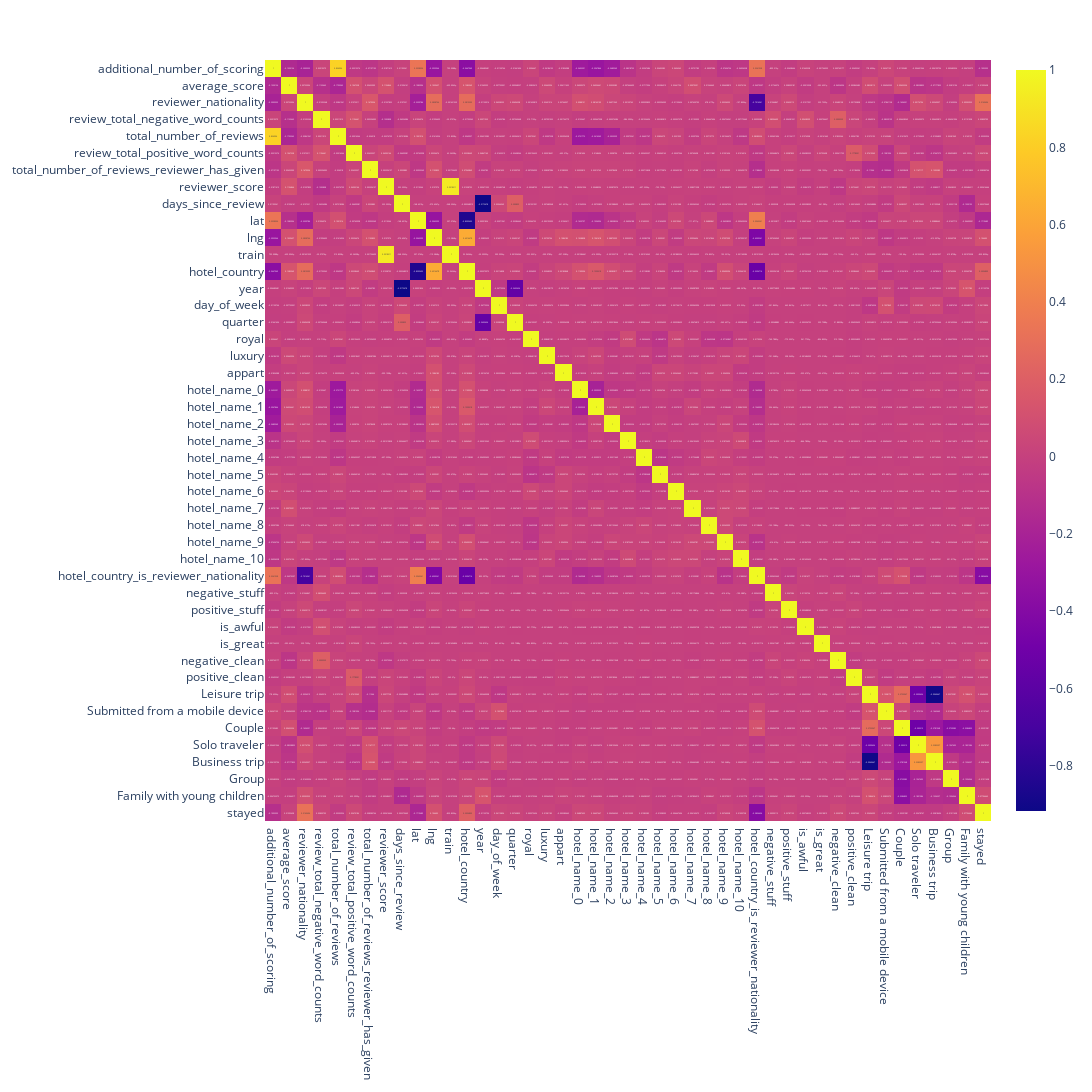

Notebook code cell kept with this figure:
### Markdown cell above
#### 2.3 Отбор признаков

### Code cell
fig = px.imshow(data.corr(numeric_only=True), 
                text_auto=True, aspect="auto",
                # width=40,
                # height=100
                )
fig.update_layout(width=1500, height=1500)
fig.show()

### Figure 1 — Plotly figure (JSON) as saved in the notebook; plotly's stock layout.template omitted (floating-point values rounded to 4 significant figures; data arrays with more than 128 entries replaced by an {"elided": "..."} marker saying what was removed)
{"data": [{"coloraxis": "coloraxis", "hovertemplate": "x: %{x}<br>y: %{y}<br>color: %{z}<extra></extra>", "name": "0", "texttemplate": "%{z}", "type": "heatmap", "x": ["additional_number_of_scoring", "average_score", "reviewer_nationality", "review_total_negative_word_counts", "total_number_of_reviews", "review_total_positive_word_counts", "total_number_of_reviews_reviewer_has_given", "reviewer_score", "days_since_review", "lat", "lng", "train", "hotel_country", "year", "day_of_week", "quarter", "royal", "luxury", "appart", "hotel_name_0", "hotel_name_1", "hotel_name_2", "hotel_name_3", "hotel_name_4", "hotel_name_5", "hotel_name_6", "hotel_name_7", "hotel_name_8", "hotel_name_9", "hotel_name_10", "hotel_country_is_reviewer_nationality", "negative_stuff", "positive_stuff", "is_awful", "is_great", "negative_clean", "positive_clean", "Leisure trip", "Submitted from a mobile device", "Couple", "Solo traveler", "Business trip", "Group", "Family with young children", "stayed"], "xaxis": "x", "y": ["additional_number_of_scoring", "average_score", "reviewer_nationality", "review_total_negative_word_counts", "total_number_of_reviews", "review_total_positive_word_counts", "total_number_of_reviews_reviewer_has_given", "reviewer_score", "days_since_review", "lat", "lng", "train", "hotel_country", "year", "day_of_week", "quarter", "royal", "luxury", "appart", "hotel_name_0", "hotel_name_1", "hotel_name_2", "hotel_name_3", "hotel_name_4", "hotel_name_5", "hotel_name_6", "hotel_name_7", "hotel_name_8", "hotel_name_9", "hotel_name_10", "hotel_country_is_reviewer_nationality", "negative_stuff", "positive_stuff", "is_awful", "is_great", "negative_clean", "positive_clean", "Leisure trip", "Submitted from a mobile device", "Couple", "Solo traveler", "Business trip", "Group", "Family with young children", "stayed"], "yaxis": "y", "z": {"elided": "45x45 float values"}}], "layout": {"coloraxis": {"colorscale": [[0, "#0d0887"], [0.1111, "#46039f"], [0.2222, "#7201a8"], [0.3333, "#9c179e"], [0.4444, "#bd3786"], [0.5556, "#d8576b"], [0.6667, "#ed7953"], [0.7778, "#fb9f3a"], [0.8889, "#fdca26"], [1, "#f0f921"]]}, "height": 1500, "margin": {"t": 60}, "width": 1500, "xaxis": {"anchor": "y", "domain": [0, 1]}, "yaxis": {"anchor": "x", "autorange": "reversed", "domain": [0, 1]}}}
